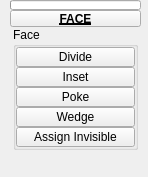
<?xml version="1.0" encoding="UTF-8"?>
<ui version="4.0">
 <class>QtUi</class>
 <widget class="QMainWindow" name="QtUi">
  <property name="enabled">
   <bool>true</bool>
  </property>
  <property name="geometry">
   <rect>
    <x>0</x>
    <y>0</y>
    <width>148</width>
    <height>177</height>
   </rect>
  </property>
  <property name="minimumSize">
   <size>
    <width>0</width>
    <height>0</height>
   </size>
  </property>
  <property name="maximumSize">
   <size>
    <width>999</width>
    <height>999</height>
   </size>
  </property>
  <property name="windowTitle">
   <string>Toolkit</string>
  </property>
  <property name="layoutDirection">
   <enum>Qt::LeftToRight</enum>
  </property>
  <property name="tabShape">
   <enum>QTabWidget::Triangular</enum>
  </property>
  <property name="dockNestingEnabled">
   <bool>true</bool>
  </property>
  <property name="dockOptions">
   <set>QMainWindow::AllowNestedDocks|QMainWindow::AllowTabbedDocks|QMainWindow::AnimatedDocks|QMainWindow::ForceTabbedDocks</set>
  </property>
  <property name="balette" stdset="0">
   <palette>
    <active>
     <colorrole role="ButtonText">
      <brush brushstyle="SolidPattern">
       <color alpha="255">
        <red>255</red>
        <green>255</green>
        <blue>255</blue>
       </color>
      </brush>
     </colorrole>
     <colorrole role="Highlight">
      <brush brushstyle="SolidPattern">
       <color alpha="255">
        <red>168</red>
        <green>152</green>
        <blue>250</blue>
       </color>
      </brush>
     </colorrole>
    </active>
    <inactive>
     <colorrole role="ButtonText">
      <brush brushstyle="SolidPattern">
       <color alpha="255">
        <red>255</red>
        <green>255</green>
        <blue>255</blue>
       </color>
      </brush>
     </colorrole>
     <colorrole role="Highlight">
      <brush brushstyle="SolidPattern">
       <color alpha="255">
        <red>168</red>
        <green>152</green>
        <blue>250</blue>
       </color>
      </brush>
     </colorrole>
    </inactive>
    <disabled>
     <colorrole role="ButtonText">
      <brush brushstyle="SolidPattern">
       <color alpha="255">
        <red>120</red>
        <green>120</green>
        <blue>120</blue>
       </color>
      </brush>
     </colorrole>
     <colorrole role="Highlight">
      <brush brushstyle="SolidPattern">
       <color alpha="255">
        <red>0</red>
        <green>120</green>
        <blue>215</blue>
       </color>
      </brush>
     </colorrole>
    </disabled>
   </palette>
  </property>
  <widget class="QWidget" name="mainWindow">
   <property name="balette" stdset="0">
    <palette>
     <active>
      <colorrole role="Highlight">
       <brush brushstyle="SolidPattern">
        <color alpha="255">
         <red>168</red>
         <green>152</green>
         <blue>250</blue>
        </color>
       </brush>
      </colorrole>
     </active>
     <inactive>
      <colorrole role="Highlight">
       <brush brushstyle="SolidPattern">
        <color alpha="255">
         <red>168</red>
         <green>152</green>
         <blue>250</blue>
        </color>
       </brush>
      </colorrole>
     </inactive>
     <disabled>
      <colorrole role="Highlight">
       <brush brushstyle="SolidPattern">
        <color alpha="255">
         <red>168</red>
         <green>152</green>
         <blue>250</blue>
        </color>
       </brush>
      </colorrole>
     </disabled>
    </palette>
   </property>
   <widget class="QWidget" name="layoutWidget">
    <property name="geometry">
     <rect>
      <x>10</x>
      <y>0</y>
      <width>131</width>
      <height>161</height>
     </rect>
    </property>
    <layout class="QGridLayout" name="gridLayout">
     <property name="spacing">
      <number>0</number>
     </property>
     <item row="0" column="1" colspan="2">
      <widget class="TkProgressBar" name="progressBar">
       <property name="sizePolicy">
        <sizepolicy hsizetype="Ignored" vsizetype="Fixed">
         <horstretch>0</horstretch>
         <verstretch>0</verstretch>
        </sizepolicy>
       </property>
       <property name="minimumSize">
        <size>
         <width>0</width>
         <height>10</height>
        </size>
       </property>
       <property name="maximumSize">
        <size>
         <width>16777215</width>
         <height>10</height>
        </size>
       </property>
       <property name="value">
        <number>0</number>
       </property>
       <property name="textVisible">
        <bool>false</bool>
       </property>
      </widget>
     </item>
     <item row="2" column="1" colspan="2">
      <layout class="QHBoxLayout" name="horizontalLayout">
       <item>
        <layout class="QVBoxLayout" name="verticalLayout">
         <property name="spacing">
          <number>0</number>
         </property>
         <item>
          <widget class="QGroupBox" name="Face">
           <property name="minimumSize">
            <size>
             <width>125</width>
             <height>0</height>
            </size>
           </property>
           <property name="maximumSize">
            <size>
             <width>125</width>
             <height>999</height>
            </size>
           </property>
           <property name="baseSize">
            <size>
             <width>0</width>
             <height>0</height>
            </size>
           </property>
           <property name="title">
            <string>Face</string>
           </property>
           <layout class="QVBoxLayout" name="verticalLayout_2">
            <property name="spacing">
             <number>0</number>
            </property>
            <property name="leftMargin">
             <number>0</number>
            </property>
            <property name="topMargin">
             <number>0</number>
            </property>
            <property name="rightMargin">
             <number>0</number>
            </property>
            <property name="bottomMargin">
             <number>0</number>
            </property>
            <item>
             <widget class="TkToolButton" name="tb007">
              <property name="enabled">
               <bool>true</bool>
              </property>
              <property name="minimumSize">
               <size>
                <width>0</width>
                <height>20</height>
               </size>
              </property>
              <property name="maximumSize">
               <size>
                <width>999</width>
                <height>20</height>
               </size>
              </property>
              <property name="toolTip">
               <string>Divide facet</string>
              </property>
              <property name="text">
               <string>Divide</string>
              </property>
              <property name="iconSize">
               <size>
                <width>18</width>
                <height>18</height>
               </size>
              </property>
             </widget>
            </item>
            <item>
             <widget class="TkToolButton" name="tb006">
              <property name="enabled">
               <bool>true</bool>
              </property>
              <property name="minimumSize">
               <size>
                <width>0</width>
                <height>20</height>
               </size>
              </property>
              <property name="maximumSize">
               <size>
                <width>999</width>
                <height>20</height>
               </size>
              </property>
              <property name="toolTip">
               <string>Inset selected face region</string>
              </property>
              <property name="text">
               <string>Inset</string>
              </property>
              <property name="iconSize">
               <size>
                <width>18</width>
                <height>18</height>
               </size>
              </property>
             </widget>
            </item>
            <item>
             <widget class="QPushButton" name="b032">
              <property name="enabled">
               <bool>true</bool>
              </property>
              <property name="minimumSize">
               <size>
                <width>0</width>
                <height>20</height>
               </size>
              </property>
              <property name="maximumSize">
               <size>
                <width>999</width>
                <height>20</height>
               </size>
              </property>
              <property name="toolTip">
               <string>Poke the selected faces by creating a new vertex at the center of each face.</string>
              </property>
              <property name="text">
               <string>Poke</string>
              </property>
              <property name="iconSize">
               <size>
                <width>18</width>
                <height>18</height>
               </size>
              </property>
              <property name="balette" stdset="0">
               <palette>
                <active>
                 <colorrole role="Highlight">
                  <brush brushstyle="SolidPattern">
                   <color alpha="255">
                    <red>168</red>
                    <green>152</green>
                    <blue>250</blue>
                   </color>
                  </brush>
                 </colorrole>
                </active>
                <inactive>
                 <colorrole role="Highlight">
                  <brush brushstyle="SolidPattern">
                   <color alpha="255">
                    <red>168</red>
                    <green>152</green>
                    <blue>250</blue>
                   </color>
                  </brush>
                 </colorrole>
                </inactive>
                <disabled>
                 <colorrole role="Highlight">
                  <brush brushstyle="SolidPattern">
                   <color alpha="255">
                    <red>0</red>
                    <green>120</green>
                    <blue>215</blue>
                   </color>
                  </brush>
                 </colorrole>
                </disabled>
               </palette>
              </property>
             </widget>
            </item>
            <item>
             <widget class="QPushButton" name="b034">
              <property name="enabled">
               <bool>true</bool>
              </property>
              <property name="minimumSize">
               <size>
                <width>0</width>
                <height>20</height>
               </size>
              </property>
              <property name="maximumSize">
               <size>
                <width>999</width>
                <height>20</height>
               </size>
              </property>
              <property name="toolTip">
               <string>Wedge the selected faces by extruding and rotating them about a selected edge.</string>
              </property>
              <property name="text">
               <string>Wedge</string>
              </property>
              <property name="iconSize">
               <size>
                <width>18</width>
                <height>18</height>
               </size>
              </property>
              <property name="balette" stdset="0">
               <palette>
                <active>
                 <colorrole role="Highlight">
                  <brush brushstyle="SolidPattern">
                   <color alpha="255">
                    <red>168</red>
                    <green>152</green>
                    <blue>250</blue>
                   </color>
                  </brush>
                 </colorrole>
                </active>
                <inactive>
                 <colorrole role="Highlight">
                  <brush brushstyle="SolidPattern">
                   <color alpha="255">
                    <red>168</red>
                    <green>152</green>
                    <blue>250</blue>
                   </color>
                  </brush>
                 </colorrole>
                </inactive>
                <disabled>
                 <colorrole role="Highlight">
                  <brush brushstyle="SolidPattern">
                   <color alpha="255">
                    <red>0</red>
                    <green>120</green>
                    <blue>215</blue>
                   </color>
                  </brush>
                 </colorrole>
                </disabled>
               </palette>
              </property>
             </widget>
            </item>
            <item>
             <widget class="QPushButton" name="b038">
              <property name="enabled">
               <bool>true</bool>
              </property>
              <property name="minimumSize">
               <size>
                <width>0</width>
                <height>20</height>
               </size>
              </property>
              <property name="maximumSize">
               <size>
                <width>999</width>
                <height>20</height>
               </size>
              </property>
              <property name="toolTip">
               <string>Assign selected faces to be invisible or unassign.</string>
              </property>
              <property name="text">
               <string>Assign Invisible</string>
              </property>
              <property name="iconSize">
               <size>
                <width>18</width>
                <height>18</height>
               </size>
              </property>
              <property name="balette" stdset="0">
               <palette>
                <active>
                 <colorrole role="Button">
                  <brush brushstyle="SolidPattern">
                   <color alpha="255">
                    <red>80</red>
                    <green>80</green>
                    <blue>80</blue>
                   </color>
                  </brush>
                 </colorrole>
                </active>
                <inactive>
                 <colorrole role="Button">
                  <brush brushstyle="SolidPattern">
                   <color alpha="255">
                    <red>80</red>
                    <green>80</green>
                    <blue>80</blue>
                   </color>
                  </brush>
                 </colorrole>
                </inactive>
                <disabled>
                 <colorrole role="Button">
                  <brush brushstyle="SolidPattern">
                   <color alpha="255">
                    <red>80</red>
                    <green>80</green>
                    <blue>80</blue>
                   </color>
                  </brush>
                 </colorrole>
                </disabled>
               </palette>
              </property>
             </widget>
            </item>
           </layout>
          </widget>
         </item>
         <item>
          <spacer name="verticalSpacer">
           <property name="orientation">
            <enum>Qt::Vertical</enum>
           </property>
           <property name="sizeHint" stdset="0">
            <size>
             <width>20</width>
             <height>40</height>
            </size>
           </property>
          </spacer>
         </item>
        </layout>
       </item>
      </layout>
     </item>
     <item row="1" column="1" colspan="2">
      <widget class="TkPushButton_Draggable" name="pin">
       <property name="minimumSize">
        <size>
         <width>19</width>
         <height>17</height>
        </size>
       </property>
       <property name="maximumSize">
        <size>
         <width>999</width>
         <height>17</height>
        </size>
       </property>
       <property name="font">
        <font>
         <weight>75</weight>
         <bold>true</bold>
         <underline>true</underline>
        </font>
       </property>
       <property name="text">
        <string>FACE</string>
       </property>
       <property name="checkable">
        <bool>true</bool>
       </property>
      </widget>
     </item>
    </layout>
   </widget>
  </widget>
 </widget>
 <customwidgets>
  <customwidget>
   <class>TkToolButton</class>
   <extends>QToolButton</extends>
   <header>widgets.tktoolbutton.h</header>
  </customwidget>
  <customwidget>
   <class>TkPushButton_Draggable</class>
   <extends>QPushButton</extends>
   <header>widgets.tkpushbuttondraggable.h</header>
  </customwidget>
  <customwidget>
   <class>TkProgressBar</class>
   <extends>QProgressBar</extends>
   <header>widgets.tkprogressbar.h</header>
  </customwidget>
 </customwidgets>
 <resources/>
 <connections/>
 <designerdata>
  <property name="gridDeltaX">
   <number>5</number>
  </property>
  <property name="gridDeltaY">
   <number>5</number>
  </property>
  <property name="gridSnapX">
   <bool>true</bool>
  </property>
  <property name="gridSnapY">
   <bool>true</bool>
  </property>
  <property name="gridVisible">
   <bool>true</bool>
  </property>
 </designerdata>
</ui>
